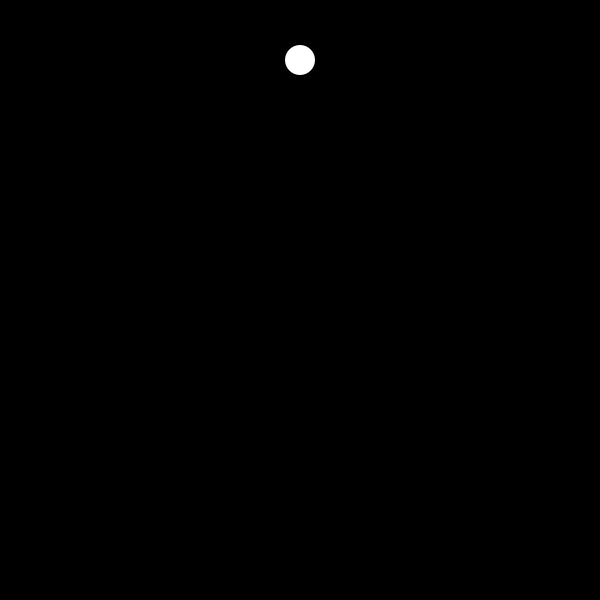
Frame 1 (no input)
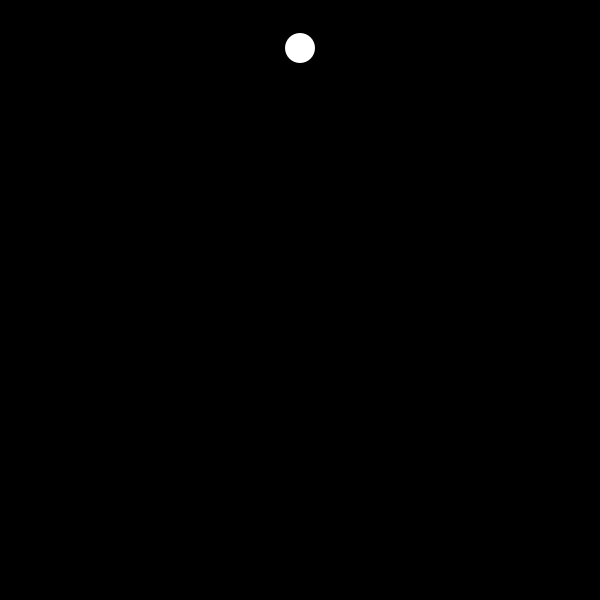
Frame 60 (the mouse pressed at the canvas centre just before this capture)
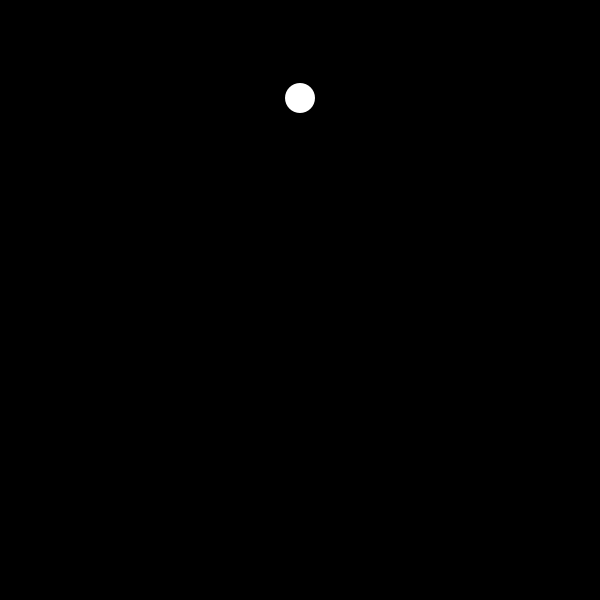
Frame 120 (the mouse held since frame 60 and released just before this capture)

The Processing sketch that drew these frames (run headless with seeded random() and noise(); from frame 60 on, the mouse is pressed at the canvas centre):

// Processing sketch: GravityBall
// ── GravityBall.pde
float x, y, velocityX, velocityY, gravity;
int dia = 30;
void setup() {
  size(600, 600);
  noStroke();
  x = width/2;
  y = height*.1;
  velocityX = 0;
  velocityY = 1;
  gravity = 1;
  
}
void draw() {
  background(0);
  ellipse(x, y, dia, dia);
  x+=velocityX;
  y+=velocityY;
  velocityY += gravity;

if (y+dia/2>height) {
  velocityY = -abs(velocityY);
}
}
